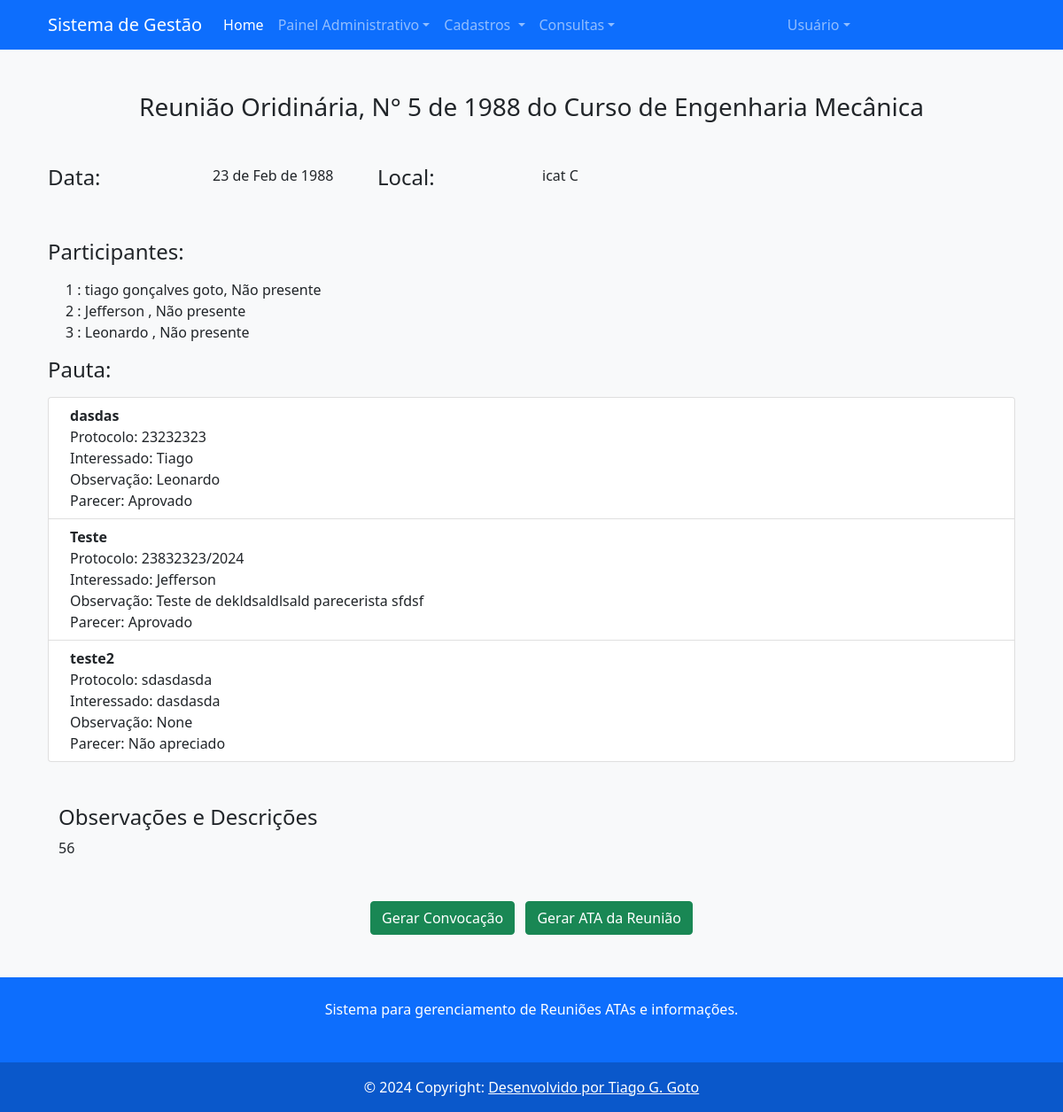
Page /meetings/1 (signed in) on the earlier database version.
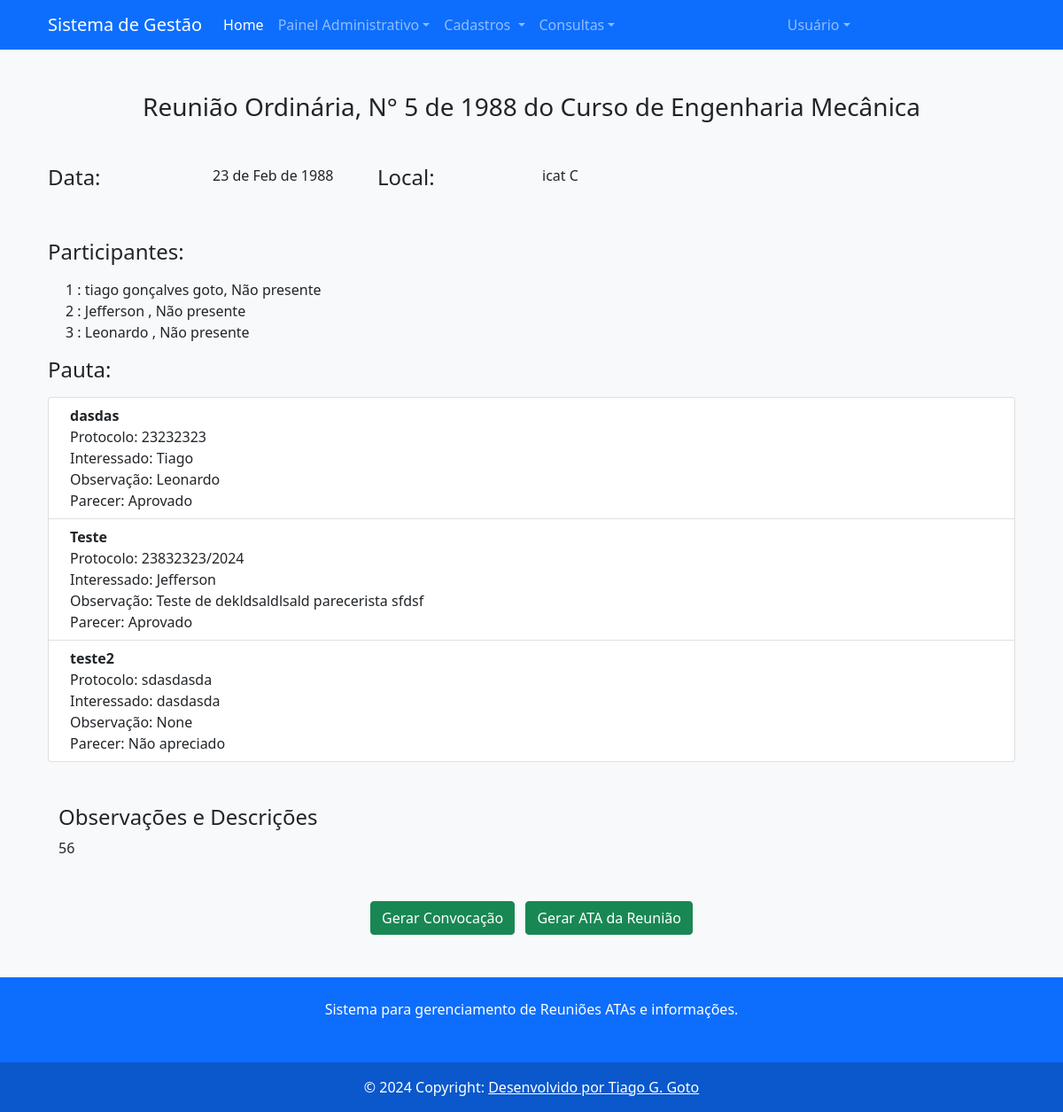
Same page on the later database version.
### src/models/entities/meetings.py (models this page shows)
class Meeting_type(db.Model):
    __tablename__="meeting_type"
    id = db.Column(db.Integer, primary_key=True, autoincrement=True)
    type_name = db.Column(db.Text, nullable=False)
    meeting = db.relationship("Meetings", back_populates="meet_type", lazy='dynamic')
    numbering = db.relationship("Numbering", back_populates="meet_type", lazy="dynamic")
    def __repr__(self):
        return f"{self.type_name}"

### src/routes/meetings.py (the view)
@meetings_route.route('/<id>', methods=['GET'])
@login_required
def consult_meeting(id):
    meeting = Reg_meetings.get_meeting(id)
    if not meeting:
        return redirect(url_for('meetings.erro_page'))
    list_at = Reg_meeting_atten.get_list(id)
    list_agenda = Reg_agenda.get_meet_agenda(id)
    return render_template('meeting_info.html', meeting=meeting , attendee_list = list_at, agenda=list_agenda)

### src/models/entities/institution.py (called while the page is built)
    def __repr__(self):
        return f'{self.name}'

### src/models/entities/meetings.py (called while the page is built)
    def __repr__(self) -> str:
        return f"{self.name}"

### src/models/repository/meetings.py (called while the page is built)
    def get_meeting(id):
        meeting = db.session.execute(db.select(Meetings).filter_by(id = id)).scalar()
        return meeting

    def get_list(mee_id):
        list_attendees = db.session.execute(db.select(Meeting_attendees).filter_by(meetings_id = mee_id)).scalars()
        return list_attendees

    def get_meet_agenda(id):
        list_agenda = db.session.execute(db.select(Meeting_agenda).filter_by(meeting_id=id)).scalars()
        return list_agenda

### src/routes/login.py (called while the page is built)
@login_manager.user_loader
def loader_user(user_id):
    return Users.query.filter_by(userid=user_id).first()

### src/templates/meeting_info.html
{% extends "base.html" %}
{% block content %}
<div class="conatiner min-vh-100 my-5">
    <div class="container ">
        <div class="container text-center">
            <h3 class="mb-3"> Reunião {{ meeting.meet_type}}, N° {{meeting.meet_number}} de {{meeting.meet_date.year}} do Curso de {{meeting.course}}</h2>
        </div>
        <div class="row my-5 ">
            <div class="col-md-2 text-left ">
                <h4> Data: </h4>
            </div>
            <div class="col-md-2 text-left "> {{meeting.meet_date.strftime("%d de %b de %Y")}} </div>
            <div class="col-md-2 text-left "><h4> Local: </h4></div>
            <div class="col-md-2 text-left "> {{meeting.meet_location}} </div>
        </div>
        <div class="conatiner text-left">
            <h4> Participantes: </h4>
        </div>
        <div class="container my-3 ">
            {% for attendee in attendee_list %}
            <div class="col mx-2">
                {{loop.index0 + 1}} : {{ attendee.attendee }}, {% if attendee.status %} Presente {% else%} Não presente {% endif %}
            </div>
            {% endfor %}
        </div>
        <div class="conatiner text-left">
            <h4 class="my-3"> Pauta: </h4>
            <ol class="list-group list-group-numbering">
                {% for ag in agenda %}
                <li class="list-group-item d-flex justify-content-between align-items-start">
                    <div class="ms-2 me-auto">
                        <div class="fw-bold"> {{ag.agenda_topic}} </div>
                        Protocolo: {{ag.agenda_protocol}} <br>
                        Interessado: {{ag.agenda_interested}} <br>
                        Observação: {{ag.agenda_description}} <br>
                        Parecer: {% if ag.status == None %} Não apreciado {% elif ag.status %} Aprovado {% else %} Não aprovado {%endif%}
                    </div>
                </li>
                {% endfor %}
            </ol>
        </div>
        <div class="container my-5">
            <h4 class="text-left"> Observações e Descrições </h4>
            <p class="text-left">{{meeting.meet_description}} </p>
        </div>
        <div class="conatiner text-center">
            <ul class="list-inline">
                <li class="list-inline-item">
                    <form action="{{url_for('meetings.generate_notice', id=meeting.id)}}" id="notice" method="post"><button type="submit" formtarget="notice" formmethod="post" class="btn btn-success" formaction="{{url_for('meetings.generate_notice', id=meeting.id)}}"> Gerar Convocação </button></form>
                </li>
                <li class="list-inline-item">
                    <form><button type="submit" formmethod="post" class="btn btn-success">Gerar ATA da Reunião</button></form>
                </li>
        </ul>
        </div>
    </div>
</div>
{% endblock %}

Differences in the rows shown:
changed Meeting_type: meet_type "Oridinária" → "Ordinária"
